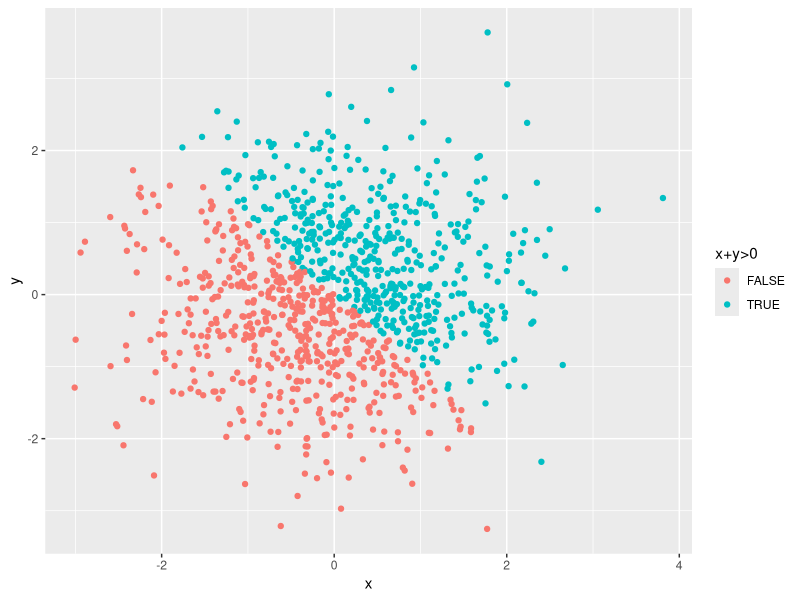
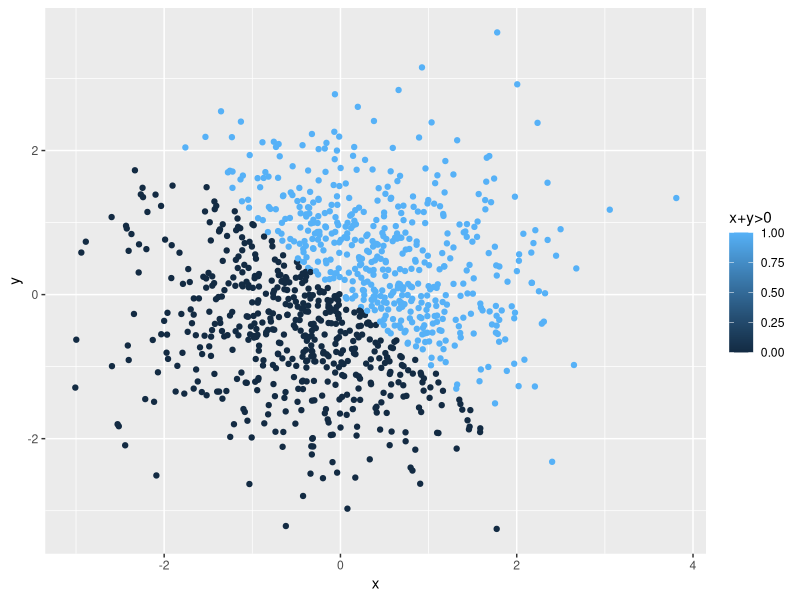
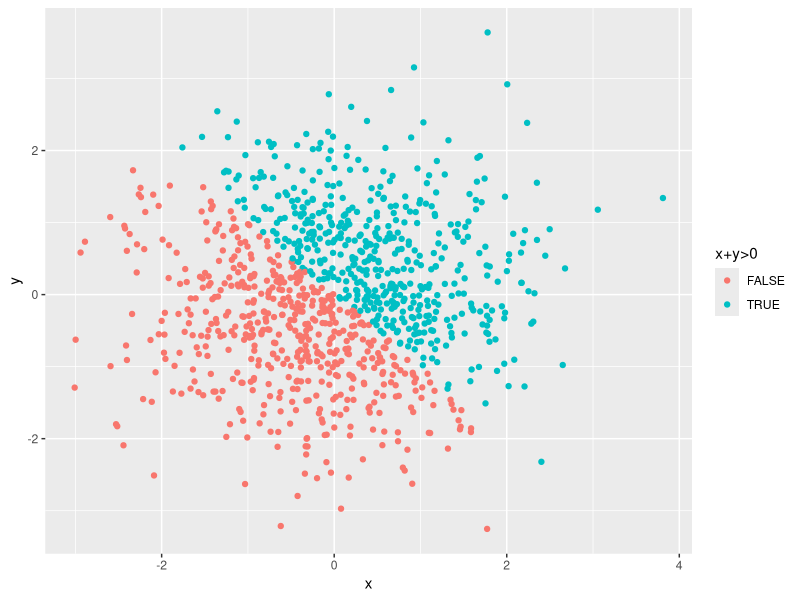
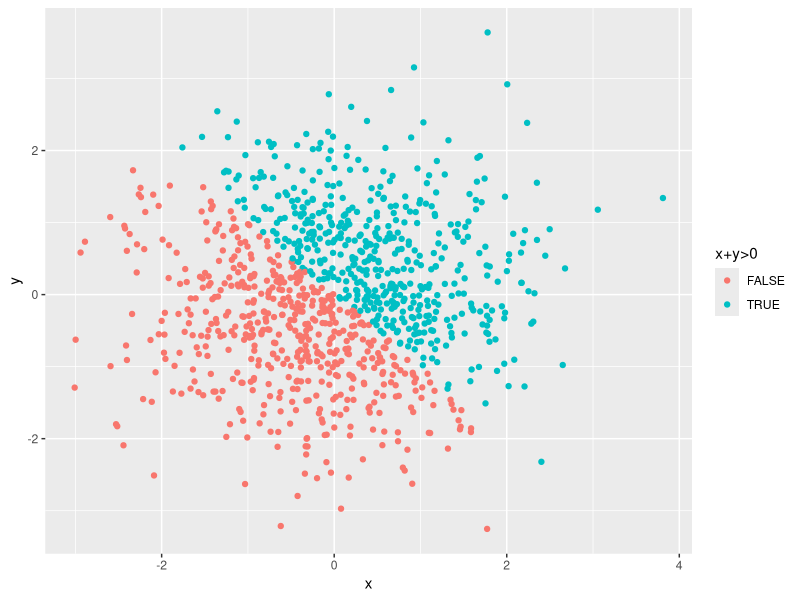
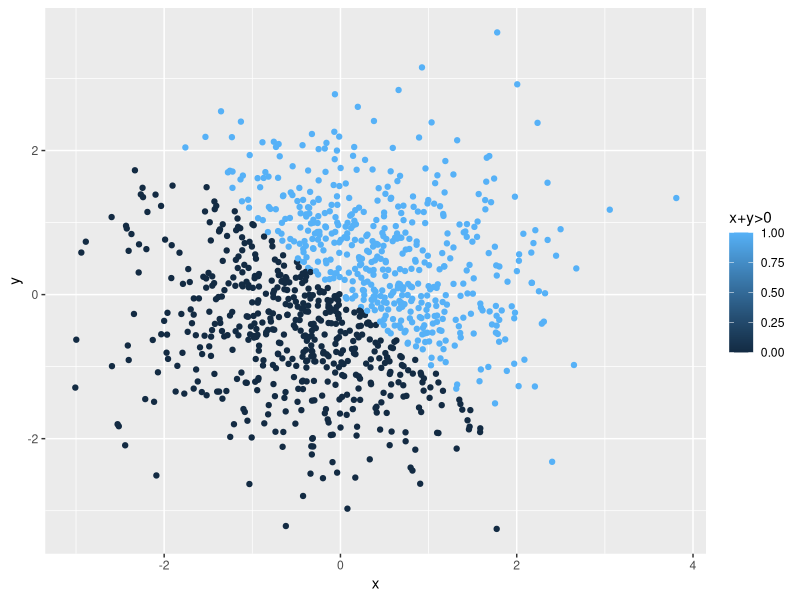
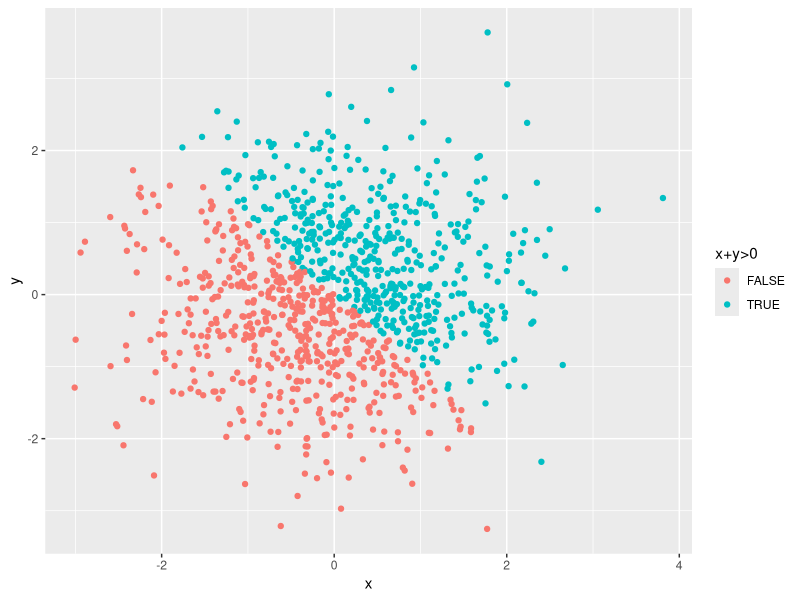

The R source for these figures, in order:
## ---- chunk 1
library(tidyverse)
library(ggplot2)
## ---- chunk 2
set.seed(1)
problem1_df = tibble(
    vector_numeric = runif(10, 0, 5),
    vector_logical = vector_numeric > 2,
    vector_character = c("a", "b", "c", "d", "e", "f", "g", "h", "i", "j"),
    vector_factor = factor(c("male", "female", "male","male","male","male","male","male",
                      "male", "female"))
)
## ---- chunk 3
mean(problem1_df$vector_numeric)
mean(problem1_df$vector_logical)
mean(problem1_df$vector_character)
mean(problem1_df$vector_factor)
## ---- chunk 4
as.numeric(as.factor(problem1_df$vector_character))
as.numeric(as.character(problem1_df$vector_factor))
## ---- chunk 5
# I have set the seed in chunk p1_dataset
problem2_df = tibble(
    x = rnorm(1000),
    y = rnorm(1000),
    xy_logical = x + y > 0,
    xy_numeric = as.numeric(xy_logical),
    xy_factor = as.factor(xy_logical)
)
## ---- chunk 6
ggplot(problem2_df, aes(x = x, y = y, color = xy_logical)) + geom_point() +
    scale_color_discrete(name = "x+y>0")
ggsave("plot1.png")
## ---- chunk 7
ggplot(problem2_df, aes(x = x, y = y, color = xy_numeric)) + geom_point() + 
    scale_color_continuous(name = "x+y>0")
ggsave("plot2.png")
## ---- chunk 8
ggplot(problem2_df, aes(x = x, y = y, color = xy_factor)) + geom_point() + 
    scale_color_discrete(name = "x+y>0")
ggsave("plot3.png")
